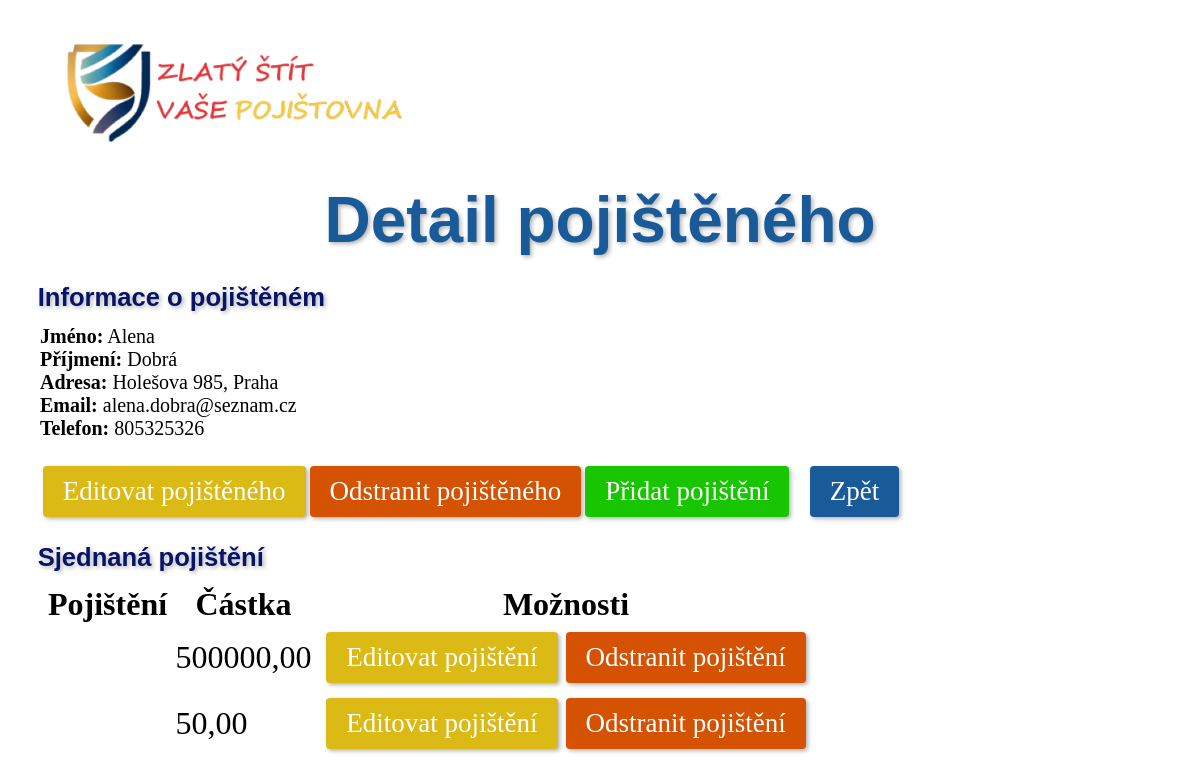
The app's page /pojisteni/pojisteny/2/, older data.
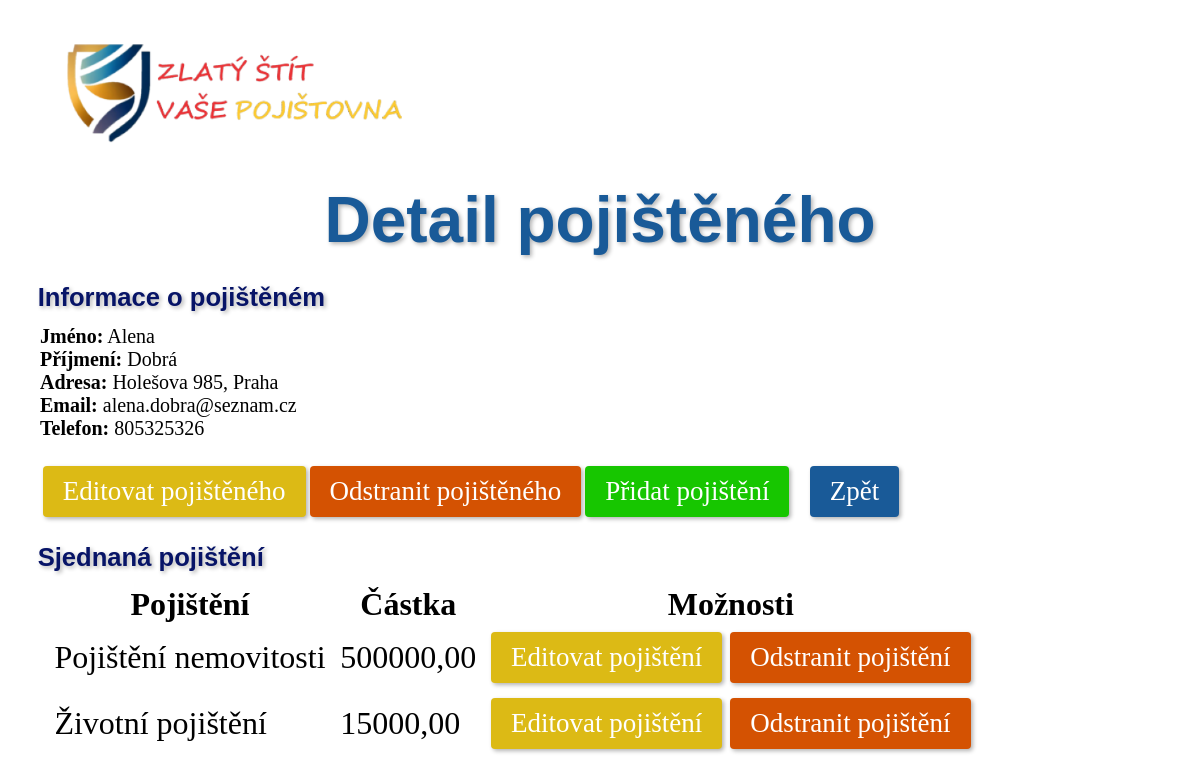
The same page, newer data.
### pojisteni/models.py (models this page shows, shortened)
class Pojisteny(models.Model):
    jmeno = models.CharField(max_length=100)
    prijmeni = models.CharField(max_length=100)
    email = models.EmailField()
    cislo_popisne = models.CharField(max_length=10)
    telefon = models.CharField(max_length=20)
    ulice = models.CharField(max_length=100)
    psc = models.CharField(max_length=10)
    mesto = models.CharField(max_length=100)

class Pojisteni(models.Model):
    pojisteny_objekt = models.ForeignKey(Pojisteny, on_delete=models.CASCADE, related_name='pojisteni_set')
    nazev = models.CharField(max_length=100, blank=True)
    castka = models.DecimalField(max_digits=10, decimal_places=2, null=True)
    predmet = models.CharField(max_length=100, blank=True)
    platnost_od = models.DateField(blank=True, null=True)
    platnost_do = models.DateField(blank=True, null=True)
    class Meta:
        db_table = 'pojisteni'

### pojisteni/views.py (the view)
# urls.py: path('pojisteny/<int:pk>/', views.detail_pojisteneho, name='detail_pojisteneho'),
def detail_pojisteneho(request, pk):
    pojisteny = get_object_or_404(Pojisteny, pk=pk)
    return render(request, 'detail_pojisteneho.html', {'pojisteny': pojisteny})

### pojisteni/templates/detail_pojisteneho.html (shortened to what this page needs)
{% load static %}
<link rel="stylesheet" href="{% static 'pojisteni/style.css' %}">
{% block content %}
<div class="row">
    <img id="logo" src="{% static 'pojisteni/images/logo6.png' %}" alt="Logo">
<h1>Detail pojištěného</h1>
<div>
    <h2>Informace o pojištěném</h2>
    <p class="informace">
        <strong>Jméno:</strong> {{ pojisteny.jmeno }}<br>
        <strong>Příjmení:</strong> {{ pojisteny.prijmeni }}<br>
        <strong>Adresa:</strong> {{ pojisteny.ulice }} {{ pojisteny.cislo_popisne }}, {{ pojisteny.mesto }}<br>
        <strong>Email:</strong> {{ pojisteny.email }}<br>
        <strong>Telefon:</strong> {{ pojisteny.telefon }}<br>
    </p>
    <div class="btn-informace">
        <a href="{% url 'editovat_pojisteneho' pojisteny.pk %}" class="btn btn-primary btn-edit">Editovat pojištěného</a>
        <a href="{% url 'odstranit_pojisteneho' pojisteny.pk %}" class="btn btn-odstr">Odstranit pojištěného</a>
        <a href="{% url 'pridat_pojisteni' pojisteny.pk %}" class="btn btn-primary btn-pridat">Přidat pojištění</a>
        <a href="{% url 'seznam_pojistenych' %}" class="btn btn-primary btn-zpet">Zpět</a>
    </div>
</div>
<div>
    <h2>Sjednaná pojištění</h2>
    <table class="pojisteni-table">
        <thead>
            <tr>
                <th>Pojištění</th>
                <th>Částka</th>
                <th>Možnosti</th>
            </tr>
        </thead>
        <tbody>
            {% for pojisteni in pojisteny.pojisteni_set.all %}
            <tr>
                <td>{{ pojisteni.nazev }}</td>
                <td>{{ pojisteni.castka }}</td>
                <td>
                    <a href="{% url 'editovat_pojisteni' pojisteni.pk %}" class="btn btn-primary btn-edit">Editovat pojištění</a>
                    <a href="{% url 'odstranit_pojisteni' pojisteni.pk %}" class="btn btn-primary btn-odstr">Odstranit pojištění</a>
                </td>
            </tr>
            {% endfor %}
        </tbody>
    </table>
</div>
</div>
{% endblock %}

### pojisteni/static/pojisteni/style.css (style rules this page uses)
* { margin: 0; padding: 0; box-sizing: border-box; }
.row { max-width: 1140px; margin: auto; }
#logo { max-width: 30%; margin: 3%; }
h1 { font-size: 4em; text-align: center; font-family: Verdana, Geneva, Tahoma, sans-serif; color: #195a98; text-shadow: 2px 2px 4px rgba(0, 0, 0, 0.3); }
h2 { font-size: 1.6em; font-family: Verdana, Geneva, Tahoma, sans-serif; color: #071467; text-shadow: 2px 2px 4px rgba(0, 0, 0, 0.3); margin-top: 1em; margin-bottom: 0.5em; margin-left: 0.3em; }
.btn { display: inline-block; padding: 10px 20px; background-color: #17c600; color: #fff; text-decoration: none; border-radius: 4px; font-size: 27px; box-shadow: 2px 2px 4px rgba(0, 0, 0, 0.3); }
.btn-informace { margin: 0.8em; }
.btn-edit { background-color: #dcba15; }
.btn-odstr { background-color: #d45202; }
.btn-pridat { margin-top: 0.5em; }
.btn-zpet { background-color: #195a98; margin-left: 0.6em; }
.informace { font-size: 20px; margin-left: 0.5em; }
.pojisteni-table { font-size: 2em; margin-left: 0.5em; }
table.pojisteni-table td { padding: 0.2em; }

Row changes from the older to the newer data that the page shows:
changed Pojisteni: nazev (not shown) → "Pojištění nemovitosti"
changed Pojisteni: nazev (not shown) → "Životní pojištění"; castka "50,00" → "15000,00"
